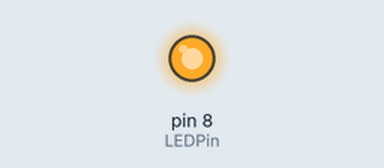
Recording of a sketch running on a simulated Arduino Uno, built with avr-gcc and run on an emulated ATmega328P. Shown: output pins drawn as LEDs (lit = HIGH).

Above: at 0.1 s.
At 1.1 s:
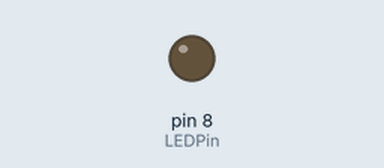
Timing chart, 0 to 3.5 s (numbered marks = the images above):
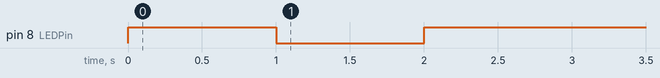

Measured:
- by itself, pin 8 (LEDPin): LOW → HIGH at 0.00 s, → LOW 1.0 s later, → HIGH 1.0 s later

The sketch:

ledCycle.ino
```cpp
int LEDPin = 8;

long anHour = 1000 * 60 * 60;
long twelveHours = 12 * anHour;

int aSecond = 1000;
/*
 * setup() - this function runs once when you turn your Arduino on
 * We set the motors pin to be an output (turning the pin high (+5v) or low (ground) (-))
 * rather than an input (checking whether a pin is high or low)
 */
void setup()
{
 pinMode(LEDPin, OUTPUT);
}

/*
 * loop() - this function will start after setup finishes and then repeat
 * we call a function called motorOnThenOff()
 */

void loop()                     // run over and over again
{
 ledsOnThenOff();
}

/*
 * motorOnThenOff() - turns motor on then off
 * (notice this code is identical to the code we used for
 * the blinking LED)
 */
void ledsOnThenOff(){
  digitalWrite(LEDPin, HIGH);
  delay(aSecond);
  digitalWrite(LEDPin, LOW);
  delay(aSecond);

  digitalWrite(LEDPin, HIGH);
  delay(anHour);
  digitalWrite(LEDPin, LOW);
  delay(anHour);
}
```
